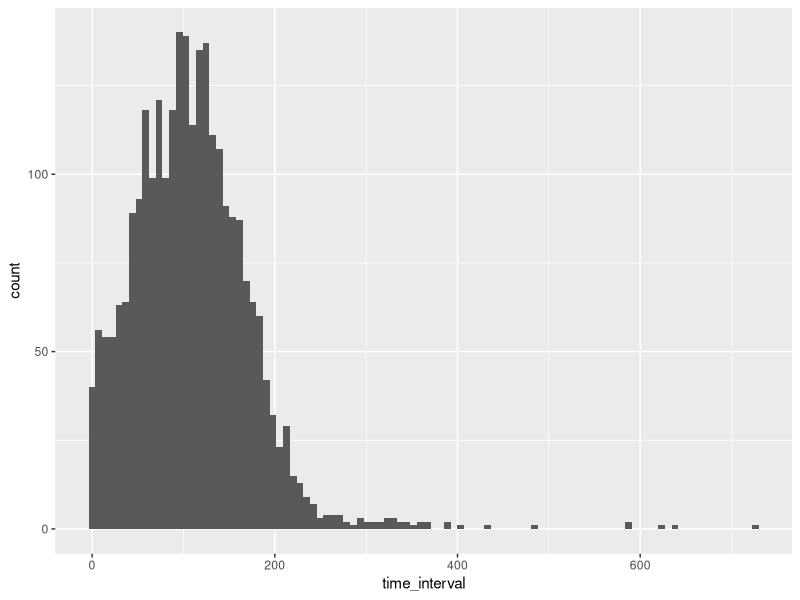
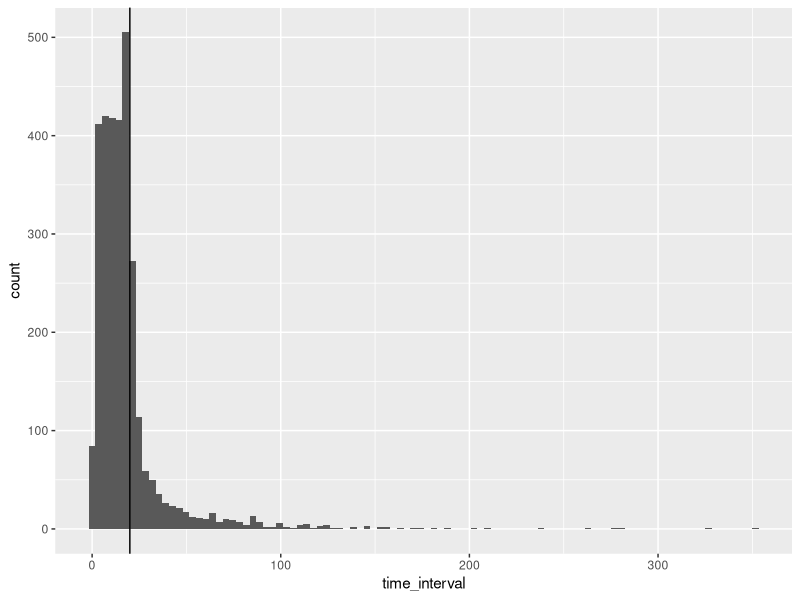
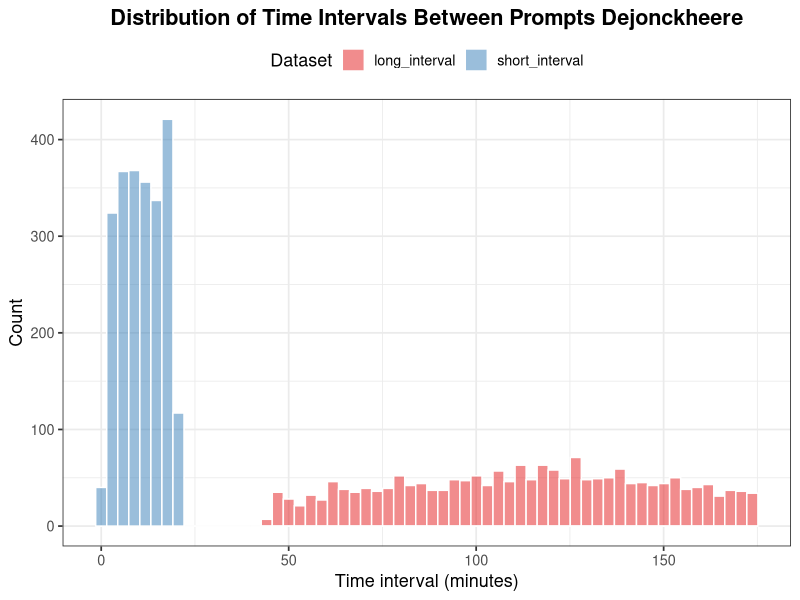
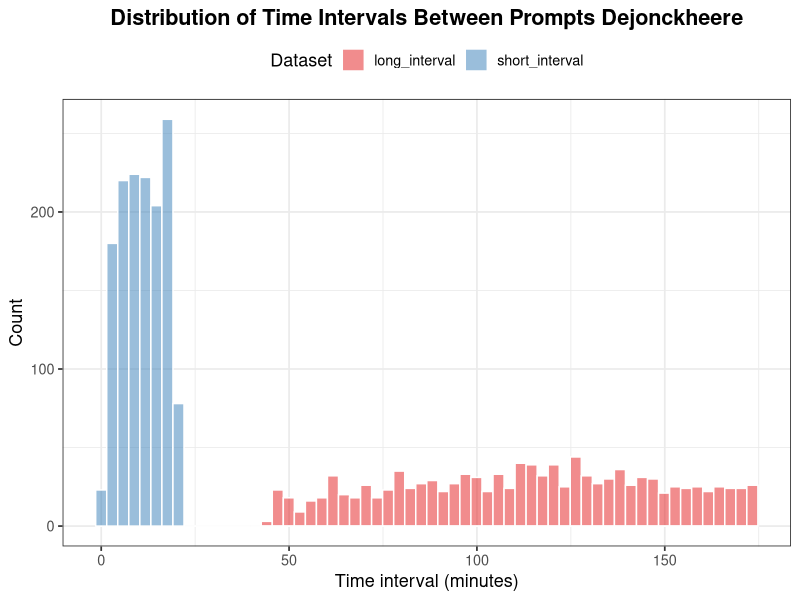

Write the R code that produced these figures, in order. (Note: this script raises an error after producing the figures.)
################################################################################
# EGON -- LEONIE
################################################################################
library(tidyverse)
library(dplyr)

setwd(dirname(rstudioapi::getActiveDocumentContext()$path))

# Read in the dataset
data <- data.table::fread(
    file.path("data", "DEJONCKHEERE.csv"),
    data.table = FALSE
)

# Filter only ESM data, i.e. drop data from the informed consent and debriefing
data <- data %>%
    filter(
        !(questionListName %in%
            c("IC and Baseline Questionnaire (Birte)", "Debriefing"))
    )

# Select only the columns that we are interested in
data <- data %>%
    # dplyr::select(
    #     connectionId,
    #     scheduledBeepId,
    #     questionListName, # Questionnaire and condition
    #     timeStampStart,
    #     timeStampStop,
    #     ontspannen_sliderNegPos:angstig_sliderNegPos
    #) %>%
    dplyr::rename(
        id = connectionId,
        condition = questionListName,
        scheduledBeep = scheduledBeepId,
        time_start = timeStampStart,
        time_stop = timeStampStop,
        relaxed = ontspannen_sliderNegPos,
        frustrated = gefrustreerd_sliderNegPos,
        sad = droevig_sliderNegPos,
        at_ease = rustig_sliderNegPos,
        stressed = gestresseerd_sliderNegPos,
        enthusiastic = enthousiast_sliderNegPos,
        bored = verveeld_sliderNegPos,
        somber = neerslachtig_sliderNegPos,
        happy = blij_sliderNegPos,
        elated = opgewekt_sliderNegPos,
        content = tevreden_sliderNegPos,
        anxious = angstig_sliderNegPos
    )

# M-path questionnaire names need to be changed (followup in m-path means that withinin that questionnaire there is a follow up item;
# this means that in this questionnaire there is an item indicating that the "mood" questionnaire needs to be triggered the next time)
# so Mood is actually the follow up
data <- data %>%
    mutate(
        condition = case_match(
            condition,
            "Mood_followup" ~ "mood",
            "Mood" ~ "followup",
            .default = condition
        )
    )

data %>%
    group_by(id, condition) %>%
    summarise(beeps = n())

# Sort the data: Problem that msised beeps dont ahve a timestamp sent and timestamp start is of course empty. So time_start does not allow us to sort the missed beeps into the right order, they are actually useless.
# The missed beeps will just be at bottom of each persons data

data <- data %>%
    arrange(id)

# Data from m-Path is already in the time zone of the participant, Europe/Brussels.
# Thus, these timestamps are _not_ UNIX timestamps (as they are in UTC), but rather the number of
# seconds since 1970-01-01 compared to the participant's local time zone. Converting them leaves
# them in UTC, which is not that problematic unless you combine it with other data.
# Transform timestamp to POSIXct

data <- data %>%
    group_by(id) %>%
    mutate(
        time_start = as_datetime(time_start),
        time_stop = as_datetime(time_stop),
        .after = "condition"
    ) %>%
    arrange(id, time_start) %>%
    mutate(across(time_start:time_stop, \(x) {
        force_tz(x, tzone = "Europe/Brussels")
    }))


# Retain only time columns and columns with no missing or empty ("") values
# Note: We need to put `!is.POSIXt(x)` in the `where()` clause, as POSIXt cannot be compared against
# string literals.
data <- data %>%
    dplyr::select(
        id:time_stop,
        where(\(x) !is.POSIXt(x) && any(!is.na(x)) && any(x != ""))
    ) %>%
    select(-timeStampSent)

# Create the date, and the total beep duration.
data <- data %>%
    group_by(id) %>%
    mutate(
        date = as_date(time_start),
        onbeep.mins = time_length(time_stop - time_start, "mins"),
        .after = "id"
    )

# Add `day.no` to represent the current day in their study for each `id`
data <- data %>%
    filter(!is.na(date)) %>% # filter is NA
    group_by(id) %>%
    nest() %>%
    mutate(data = map(data, ~ group_by(., date))) %>%
    mutate(data = map(data, ~ mutate(., day.no = cur_group_id()))) %>%
    unnest(data) %>%
    ungroup() %>%
    relocate(day.no, .after = date)

# Add the beep number (per day)
data <- data %>%
    group_by(id, day.no) %>%
    mutate(beep.no = seq.int(1, n(), 1)) %>%
    arrange(id, time_start) %>%
    relocate(beep.no, .after = day.no)

# Whether the beep was missed entirely
data <- data %>%
    mutate(missed = is.na(time_start))

# ---- Inspect study duration ----
# Note: some participants have 8-9 days despite planned 7, reason unknown
freqtable = data %>%
    group_by(id) %>%
    summarise(
        total_beeps = n(),
        days = max(day.no)
    )

table(freqtable$days)


# Compute time intervals per person per beep.
data <- data %>%
    group_by(id, day.no) %>%
    mutate(
        time_interval = time_length(time_stop - lag(time_stop), "mins"),
        .after = time_stop
    )

data %>%
    filter(condition == "mood") %>%
    ggplot2::ggplot(aes(x = time_interval)) +
    ggplot2::geom_histogram(bins = 100)

data %>%
    filter(condition == "followup") %>%
    ggplot2::ggplot(aes(x = time_interval)) +
    ggplot2::geom_histogram(bins = 100) +
    ggplot2::geom_vline(xintercept = 20)

data %>%
    group_by(condition) %>%
    summarise(
        mean_interval = mean(time_interval, na.rm = TRUE),
        median_interval = median(time_interval, na.rm = TRUE),
        sd_interval = sd(time_interval, na.rm = TRUE)
    )

# =============================================================================
# INSERT NA BREAKS
# NA rows are inserted to prevent lag time from being computed across invalid
# gaps. When lag() hits an NA row it returns NA for the next row, breaking
# the pair.
# 
# Goes through all rows and inserts an NA row when the time gap between two consecutive beeps is either less than 1 minute (too fast, probably a duplicate) or more than 20 minutes
# (too long, the pair is too far apart to be meaningful). The NA row acts as a break — it prevents a lag time from being computed across that gap later.
# =============================================================================

add_nas <- function(
    dat,
    id,
    min_diff,
    max_diff,
    time_units = "mins",
    time_var,
    alter_time_var = NULL
) {
    # 1) Standardize names once
    names(dat)[names(dat) == id] <- "id"
    names(dat)[names(dat) == time_var] <- "time"
    if (!is.null(alter_time_var)) {
        names(dat)[names(dat) == alter_time_var] <- "alter_time"
        dat$time <- if_else(is.na(dat$time), dat$alter_time, dat$time)
    }

    # 2) Compute deltas and flags
    dat <- dat %>%
        arrange(id, time) %>%
        group_by(id) %>%
        mutate(
            row_id = row_number(),
            time_lag = lag(time),
            delta = as.numeric(difftime(time, time_lag, units = time_units)),
            new_row_needed = !is.na(delta) &
                (delta < min_diff | delta > max_diff)
        ) %>%
        ungroup()

    # 3) Make all NA rows at once (keep id; blank everything else)
    na_rows <- dat %>%
        filter(new_row_needed) %>%
        mutate(.insert_order = 0) %>% # NA goes before original
        mutate(across(-c(id, row_id, .insert_order), ~NA))

    # 4) Originals with order tag
    originals <- dat %>%
        mutate(.insert_order = 1)

    # 5) Bind and order so NA is before flagged original
    out <- bind_rows(originals, na_rows) %>%
        arrange(id, row_id, .insert_order) %>%
        select(-.insert_order)

    out
}




# =============================================================================
# This handles a specific cross-condition problem that `add_nas` couldn't catch because `add_nas` is blind to what *type* of beep came before. The scenario it catches is:
# a mood quesitonnaire being too close to a followup and being counted as followup condition.
# Function checks: was the previous non-NA row a "followup", and were they less than 20 minutes apart / this is what the precious add_na function would be missing as we defined the interval 1-20
# =============================================================================

insert_na_for_mood <- function(df, min_minutes = 20) {
    result_df <- df

    # Find all mood rows that violate timing
    for (i in nrow(result_df):2) {
        # Start from bottom, go backwards

        curr_row <- result_df[i, ]

        # Skip if current row is NA
        if (is.na(curr_row$condition)) {
            next
        }

        # Skip if current is not "mood"
        if (curr_row$condition != "mood") {
            next
        }

        # Find previous non-NA row
        prev_idx <- NA
        for (j in (i - 1):1) {
            if (!is.na(result_df$condition[j])) {
                prev_idx <- j
                break
            }
        }

        # Skip if no previous row found
        if (is.na(prev_idx)) {
            next
        }

        prev_row <- result_df[prev_idx, ]

        # Check if previous was "followup"
        if (prev_row$condition != "followup") {
            next
        }

        # Check if time difference < 45 minutes
        minutes_diff <- as.numeric(
            difftime(curr_row$time, prev_row$time, units = "mins")
        )

        if (minutes_diff >= min_minutes) {
            next
        }

        # Create NA row
        na_row <- result_df[i, ]
        na_row[1, ] <- NA
        na_row$id <- result_df$id[i]
        na_row$time_lag <- prev_row$time

        # Insert before current row
        result_df <- bind_rows(
            result_df[1:(i - 1), ],
            na_row,
            result_df[i:nrow(result_df), ]
        )
    }

    # Recalculate row_id
    result_df <- result_df %>%
        mutate(row_id = row_number())

    return(result_df)
}

# ---- Build dataset_followups ----
# ---- dataset_followups: all beeps, short-interval breaks ----
dataset_followups = add_nas(
    dat = data,
    id = "id",
    min_diff = 1,
    max_diff = 20,
    time_units = "mins",
    time_var = "time_stop"
)

dataset_followups = insert_na_for_mood(
    dataset_followups,
    min_minutes = 20
)

dataset_followups <- dataset_followups %>%
    rename(time_stop = time) %>%
    group_by(id) %>%
    mutate(
        time_interval = as.numeric(difftime(time_stop, lag(time_stop), units = "mins")),
        n_valid_pairs = sum(!is.na(time_interval))
    ) %>%
    ungroup() %>%
    select(-row_id, -label_jhxa_followUp)



# ---- Build dataset_beeps ----
# ---- dataset_beeps: mood only, long-interval breaks ----

dataset_beeps <- add_nas(
    dat        = data %>% filter(condition == "mood"),
    id         = "id",
    min_diff   = 45,
    max_diff   = 175,
    time_units = "mins",
    time_var   = "time_stop"
)

dataset_beeps <- dataset_beeps %>%
    rename(time_stop = time) %>%
    group_by(id) %>%
    mutate(
        time_interval = as.numeric(difftime(time_stop, lag(time_stop), units = "mins")),
        n_valid_pairs = sum(!is.na(time_interval))
    ) %>%
    ungroup() %>%
    select(-row_id, -label_jhxa_followUp)

# =============================================================================
# COMBINE, SUMMARISE, FILTER
# =============================================================================
data_combined <- bind_rows(
    dataset_beeps     %>% mutate(dataset = "long_interval"),
    dataset_followups %>% mutate(dataset = "short_interval")
)

# ---- Summary statistics and plots ----
# ---- Plot before filtering ----
p <- data_combined %>%
    filter(!is.na(time_interval)) %>%
  ggplot(aes(x = time_interval, fill = dataset)) +
  geom_histogram(
    position = "identity",
    alpha    = 0.5,
    bins     = 60,
    color    = "white"
  ) +
  scale_fill_brewer(palette = "Set1") +
  labs(
    title = "Distribution of Time Intervals Between Prompts Dejonckheere",
    x     = "Time interval (minutes)",
    y     = "Count",
    fill  = "Dataset"
  ) +
  theme_bw(base_size = 13) +
  theme(
    plot.title    = element_text(face = "bold", hjust = 0.5),
    legend.position = "top"
  )

ggsave(
  filename   = file.path("figures", "time_intervals_combined.png"),
  create.dir = TRUE,
  plot       = p,
  width      = 12,
  height     = 6,
  dpi        = 300
)

# ---- Summary statistics before filtering ----
summary_intervals <- data_combined %>%
    summarise(
        min_interval  = min(time_interval,  na.rm = TRUE),
        mean_interval = mean(time_interval, na.rm = TRUE),
        sd_interval   = sd(time_interval,   na.rm = TRUE),
        max_interval  = max(time_interval,  na.rm = TRUE),
        .by = c(dataset)
    )

summary_pairs <- data_combined %>%
    select(id, dataset, n_valid_pairs) %>%
    distinct() %>%
    summarise(
        min_pairs  = min(n_valid_pairs),
        mean_pairs = mean(n_valid_pairs),
        sd_pairs   = sd(n_valid_pairs),
        max_pairs  = max(n_valid_pairs),
        .by = c(dataset)
    )

n_participants <- data_combined %>%
    summarise(
        n_participants = n_distinct(id),
        .by = c(dataset)
    )

print(summary_intervals)
print(summary_pairs)
print(n_participants)

# ---- Filter: keep only participants with >= 20 valid pairs in every condition ----
# remove people with less than 20 pairs in either condition

data_combined_valid = data_combined %>%
    group_by(id) %>%
    filter(all(n_valid_pairs >= 20)) %>%
    ungroup()

# Summary statistics
summary_intervals_valid <- data_combined_valid %>%
    summarise(
        min_interval  = min(time_interval,  na.rm = TRUE),
        mean_interval = mean(time_interval, na.rm = TRUE),
        sd_interval   = sd(time_interval,   na.rm = TRUE),
        max_interval  = max(time_interval,  na.rm = TRUE),
        .by = c(dataset)
    )

summary_pairs_valid <- data_combined_valid %>%
    select(id, dataset, n_valid_pairs) %>%
    distinct() %>%
    summarise(
        min_pairs  = min(n_valid_pairs),
        mean_pairs = mean(n_valid_pairs),
        sd_pairs   = sd(n_valid_pairs),
        max_pairs  = max(n_valid_pairs),
        .by = c(dataset)
    )

n_participants_valid <- data_combined_valid %>%
    summarise(
        n_participants = n_distinct(id),
        .by = c(dataset)
    )

print(summary_intervals_valid)
print(summary_pairs_valid)
print(n_participants_valid)

p <- data_combined_valid %>%
    filter(!is.na(time_interval)) %>%
  ggplot(aes(x = time_interval, fill = dataset)) +
  geom_histogram(
    position = "identity",
    alpha    = 0.5,
    bins     = 60,
    color    = "white"
  ) +
  scale_fill_brewer(palette = "Set1") +
  labs(
    title = "Distribution of Time Intervals Between Prompts Dejonckheere",
    x     = "Time interval (minutes)",
    y     = "Count",
    fill  = "Dataset"
  ) +
  theme_bw(base_size = 13) +
  theme(
    plot.title    = element_text(face = "bold", hjust = 0.5),
    legend.position = "top"
  )

ggsave(
  filename   = file.path("figures", "time_intervals_valid participants.png"),
  create.dir = TRUE,
  plot       = p,
  width      = 12,
  height     = 6,
  dpi        = 300
)


# =============================================================================
# SAVE
# =============================================================================

dataset_dejonckheere_short_interval = 
    data_combined_valid %>%
    filter(dataset == "short_interval") 


write.csv(
    dataset_dejonckheere_short_interval,
    file = file.path("data_processed", "dataset_dejonckheere_short_interval.csv"),
    row.names = FALSE
)

dataset_dejonckheere_long_interval = 
    data_combined_valid %>%
    filter(dataset == "long_interval")

write.csv(
    dataset_dejonckheere_long_interval,
    file = file.path("data_processed", "dataset_dejonckheere_long_interval.csv"),
    row.names = FALSE
)
